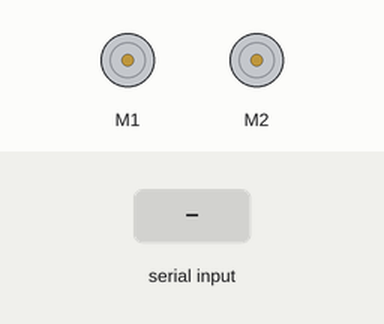
The sketch below on a simulated Arduino Uno, built with avr-gcc and run on an emulated ATmega328P. Shown: 2 × DC motor (green arrow = forward, orange = backward, longer = faster). Inputs (shaded band) come from the test bench.

Above: at 1.2 s.
1.3 s: "1" received over the second serial link
At 2.5 s:
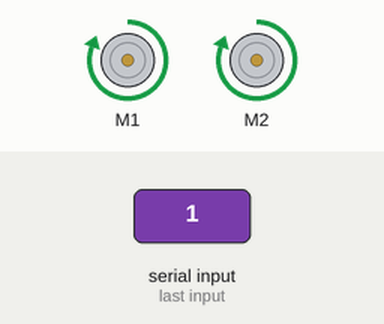
2.8 s: "3" received over the second serial link
At 3.7 s:
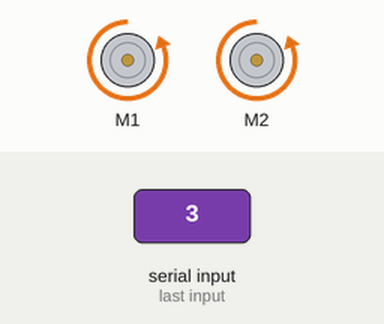
4.3 s: "4" received over the second serial link
At 4.8 s:
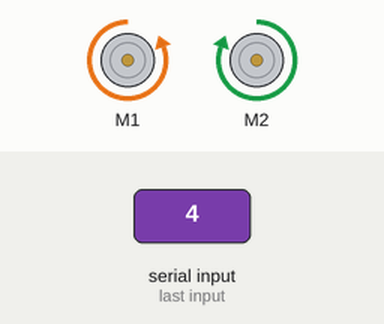
5.8 s: "2" received over the second serial link
At 7.0 s:
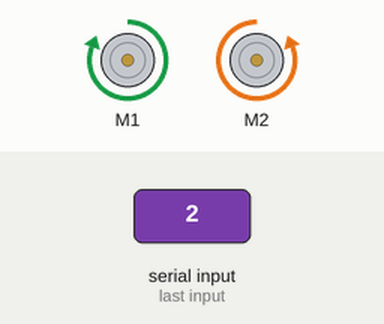
7.3 s: "0" received over the second serial link
At 8.3 s:
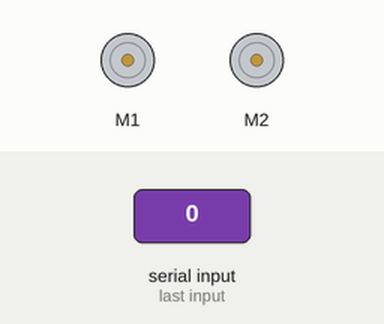
Timing chart, 0 to 9.8 s (numbered marks = the images above; inputs shaded):
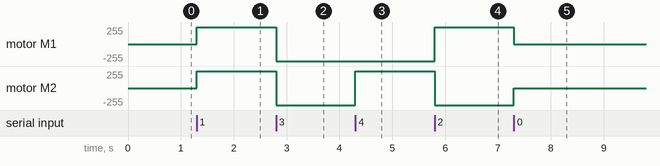

Measured:
- after the input at 1.3 s, motor M1, motor M2: stopped → forward 255/255 at once
- after the input at 2.8 s, motor M1, motor M2: forward 255/255 → backward 255/255 at once
- after the input at 4.3 s, motor M2: backward 255/255 → forward 255/255 at once
- after the input at 5.8 s, motor M1: backward 255/255 → forward 255/255 at once; motor M2: forward 255/255 → backward 255/255 at once
- after the input at 7.3 s, motor M1: forward 255/255 → stopped at once; motor M2: backward 255/255 → stopped at once

The sketch:

program_remote_controlled_car.ino
```cpp
/*
Code from SkyNow_ 2022
*/

#include <AFMotor.h>
#include <SoftwareSerial.h>

SoftwareSerial bluetoothSerial(9, 10); // RX, TX

//Initialisation des moteur sur les pin.
AF_DCMotor motor1(1, MOTOR12_1KHZ);
AF_DCMotor motor2(2, MOTOR12_1KHZ);
AF_DCMotor motor3(3, MOTOR34_1KHZ);
AF_DCMotor motor4(4, MOTOR34_1KHZ);

char command;

void setup()
{
  bluetoothSerial.begin(9600);  //Etablie une ligne de communication avec le module BLE.
}

void loop() {
  if (bluetoothSerial.available() > 0)
  {
    command = bluetoothSerial.read();

    Stop(); //Initialisation du moteur a l'arret

    switch (command)
    {
      case '1':
        forward();
        break;
      case '3':
        back();
        break;
      case '4':
        left();
        break;
      case '2':
        right();
        break;
    }
  }
}


void Stop()
{
  motor1.setSpeed(0);  //Definit la puissance minimum
   motor1.run(RELEASE); //rotate the motor clockwise
     motor2.setSpeed(0);  //Definit la puissance minimum
       motor2.run(RELEASE); //rotate the motor clockwise
}

void forward()
{
  motor1.setSpeed(255); //Definit la puissance maximum
   motor1.run(FORWARD);  //rotate the motor clockwise
     motor2.setSpeed(255); //Definit la puissance maximum
       motor2.run(FORWARD);  //rotate the motor clockwise
}

void right()
{
   //FORWARD
     motor1.setSpeed(255); //Definit la puissance maximum
       motor1.run(FORWARD);  //rotate the motor clockwise
         motor2.setSpeed(255); //Definit la puissance maximum
           motor2.run(BACKWARD);  //rotate the motor clockwise
}

void left()
{
   //BACKWARD
     motor1.setSpeed(255); //Definit la puissance maximum
       motor1.run(BACKWARD); //rotate the motor anti-clockwise
         motor2.setSpeed(255); //Definit la puissance maximum
           motor2.run(FORWARD); //rotate the motor anti-clockwise
}

void back()
{
  motor1.setSpeed(255); //Definit la puissance maximum
   motor1.run(BACKWARD); //rotate the motor anti-clockwise
      motor2.setSpeed(255); //Definit la puissance maximum
         motor2.run(BACKWARD); //rotate the motor anti-clockwise
}
```
